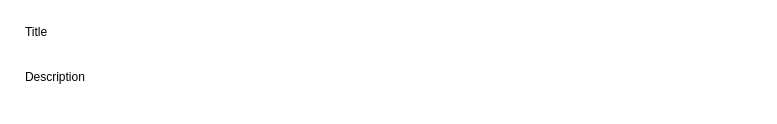
<?xml version="1.0" encoding="UTF-8"?>
<ui version="4.0">
 <class>fo</class>
 <widget class="QWidget" name="fo">
  <property name="windowModality">
   <enum>Qt::WindowModal</enum>
  </property>
  <property name="geometry">
   <rect>
    <x>0</x>
    <y>0</y>
    <width>777</width>
    <height>124</height>
   </rect>
  </property>
  <property name="windowTitle">
   <string/>
  </property>
  <property name="windowOpacity">
   <double>1.000000000000000</double>
  </property>
  <property name="toolTipDuration">
   <number>-5</number>
  </property>
  <property name="autoFillBackground">
   <bool>true</bool>
  </property>
  <property name="styleSheet">
   <string notr="true">background-color: rgba(0,0,0,0);
border-style:outset;
border-width: 1px;
border-color:white;</string>
  </property>
  <widget class="QStackedWidget" name="stackedWidget">
   <property name="geometry">
    <rect>
     <x>10</x>
     <y>10</y>
     <width>761</width>
     <height>101</height>
    </rect>
   </property>
   <property name="frameShape">
    <enum>QFrame::StyledPanel</enum>
   </property>
   <property name="frameShadow">
    <enum>QFrame::Raised</enum>
   </property>
   <widget class="QWidget" name="stackedWidgetPage1" native="true">
    <widget class="QLabel" name="task">
     <property name="geometry">
      <rect>
       <x>10</x>
       <y>10</y>
       <width>81</width>
       <height>21</height>
      </rect>
     </property>
     <property name="styleSheet">
      <string notr="true">font: 18pt &quot;.AppleSystemUIFont&quot;;</string>
     </property>
     <property name="text">
      <string>Title</string>
     </property>
    </widget>
    <widget class="QLabel" name="desc">
     <property name="geometry">
      <rect>
       <x>10</x>
       <y>40</y>
       <width>741</width>
       <height>51</height>
      </rect>
     </property>
     <property name="contextMenuPolicy">
      <enum>Qt::NoContextMenu</enum>
     </property>
     <property name="autoFillBackground">
      <bool>false</bool>
     </property>
     <property name="text">
      <string>Description</string>
     </property>
    </widget>
   </widget>
  </widget>
 </widget>
 <resources/>
 <connections/>
</ui>
